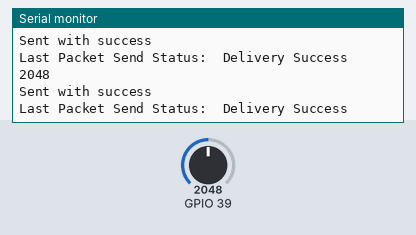
Bench run of a sketch on a simulated ESP32. On the bench: the last lines printed to the serial monitor. The test bench sets the inputs (shaded band); at power-on: GPIO 39 = 2048.

Above: at 1.3 s.
1.4 s: GPIO 39 set to 2866
At 1.81 s:
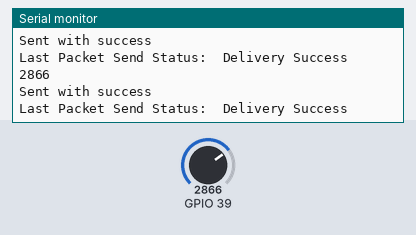
2.9 s: GPIO 39 set to 3603
At 3.31 s:
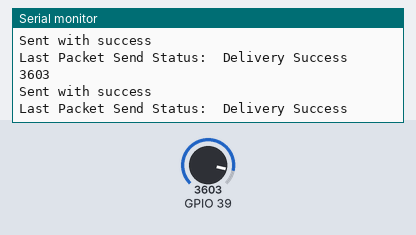
Timing chart, 0 to 5.9 s (numbered marks = the images above; inputs shaded):
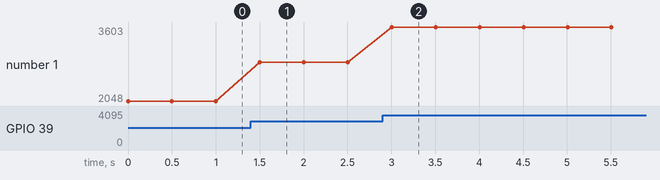

The sketch:

sender.ino
```cpp
// (licence header left out)
#include <esp_now.h>
#include <WiFi.h>

// REPLACE WITH YOUR RECEIVER MAC Address
uint8_t broadcastAddress[] = {0x94, 0x3C, 0xC6, 0x13, 0x97, 0x14};

esp_now_peer_info_t peerInfo;

// callback when data is sent
void OnDataSent(const uint8_t *mac_addr, esp_now_send_status_t status) {
  Serial.print("\r\nLast Packet Send Status:\t");
  Serial.println(status == ESP_NOW_SEND_SUCCESS ? "Delivery Success" : "Delivery Fail");
}

void setup() {
  // Init Serial Monitor
  Serial.begin(115200);

  // Set device as a Wi-Fi Station
  WiFi.mode(WIFI_STA);

  // Init ESP-NOW
  if (esp_now_init() != ESP_OK) {
    Serial.println("Error initializing ESP-NOW");
    return;
  }

  // Once ESPNow is successfully Init, we will register for Send CB to
  // get the status of Trasnmitted packet
  esp_now_register_send_cb(OnDataSent);

  // Register peer
  memcpy(peerInfo.peer_addr, broadcastAddress, 6);
  peerInfo.channel = 0;
  peerInfo.encrypt = false;

  // Add peer
  if (esp_now_add_peer(&peerInfo) != ESP_OK){
    Serial.println("Failed to add peer");
    return;
  }
}

void loop() {

  int forward = analogRead(A3);

  Serial.println(forward);

  // Send message via ESP-NOW
  esp_err_t result = esp_now_send(broadcastAddress, (uint8_t *) &forward, sizeof(forward));

  if (result == ESP_OK) {
    Serial.println("Sent with success");
  }
  else {
    Serial.println("Error sending the data");
  }


  delay(500);

}
```

Measured:
- after the input at 1.4 s, the serial monitor: prints a new line after 0.10 s (image 1)
- after the input at 2.9 s, the serial monitor: prints a new line after 0.10 s (image 2)
- plotted number 1: 2048 → 2866 after the input at 1.4 s, 2866 → 3603 after the input at 2.9 s
